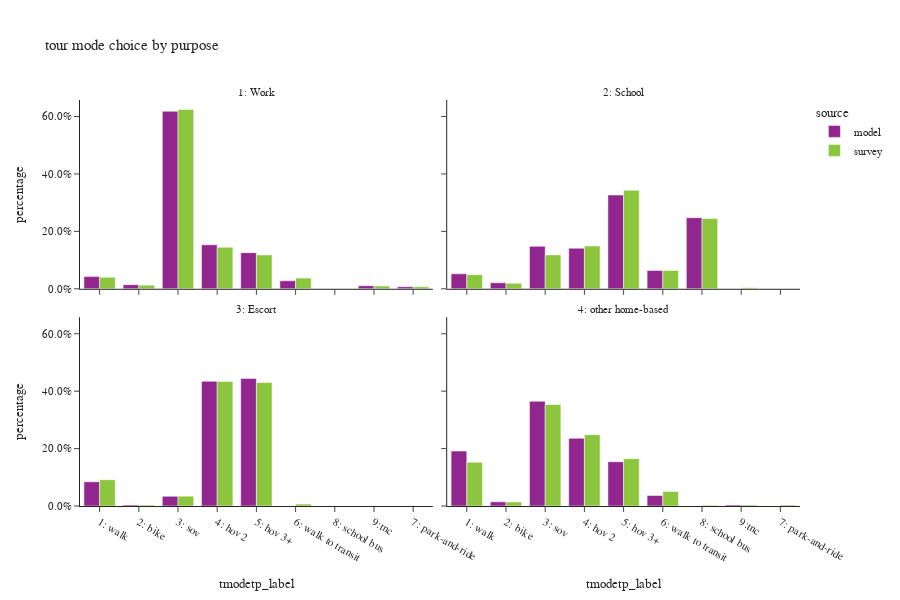

Here is the notebook cell this chart was saved with:
### Code cell
# plot mode choice by purpose
all_tour = df_tour.filter(pl.col('parent') == 0)
plot_mode_choice(all_tour,"tour mode choice by purpose")

### Figure 1 — Plotly figure (JSON) as saved in the notebook; plotly's stock layout.template omitted (floating-point values rounded to 4 significant figures)
{"data": [{"alignmentgroup": "True", "customdata": [[28], [44098], [242965], [199696], [22743], [981284], [11490], [67371], [17169]], "hovertemplate": "source=model<br>pdpurp_label=1: Work<br>tmodetp_label=%{x}<br>percentage=%{y}<br>sample_count=%{customdata[0]}<extra></extra>", "legendgroup": "model", "marker": {"color": "#91268F", "pattern": {"shape": ""}}, "name": "model", "offsetgroup": "model", "orientation": "v", "showlegend": true, "textposition": "auto", "type": "bar", "x": [null, "6: walk to transit", "4: hov 2", "5: hov 3+", "2: bike", "3: sov", "7: park-and-ride", "1: walk", "9:tnc"], "xaxis": "x3", "y": [1.765e-05, 0.02779, 0.1531, 0.1258, 0.01433, 0.6184, 0.007241, 0.04246, 0.01082], "yaxis": "y3"}, {"alignmentgroup": "True", "customdata": [[2], [38408], [85285], [149354], [196929], [12629], [89193], [31455], [9]], "hovertemplate": "source=model<br>pdpurp_label=2: School<br>tmodetp_label=%{x}<br>percentage=%{y}<br>sample_count=%{customdata[0]}<extra></extra>", "legendgroup": "model", "marker": {"color": "#91268F", "pattern": {"shape": ""}}, "name": "model", "offsetgroup": "model", "orientation": "v", "showlegend": false, "textposition": "auto", "type": "bar", "x": [null, "6: walk to transit", "4: hov 2", "8: school bus", "5: hov 3+", "2: bike", "3: sov", "1: walk", "9:tnc"], "xaxis": "x4", "y": [3.315e-06, 0.06367, 0.1414, 0.2476, 0.3264, 0.02093, 0.1479, 0.05214, 1.492e-05], "yaxis": "y4"}, {"alignmentgroup": "True", "customdata": [[277348], [2111], [271000], [10], [52641], [21078]], "hovertemplate": "source=model<br>pdpurp_label=3: Escort<br>tmodetp_label=%{x}<br>percentage=%{y}<br>sample_count=%{customdata[0]}<extra></extra>", "legendgroup": "model", "marker": {"color": "#91268F", "pattern": {"shape": ""}}, "name": "model", "offsetgroup": "model", "orientation": "v", "showlegend": false, "textposition": "auto", "type": "bar", "x": ["5: hov 3+", "2: bike", "4: hov 2", null, "1: walk", "3: sov"], "xaxis": "x", "y": [0.4443, 0.003382, 0.4342, 1.602e-05, 0.08434, 0.03377], "yaxis": "y"}, {"alignmentgroup": "True", "customdata": [[80], [104181], [673403], [41070], [440303], [546671], [1041875], [9752]], "hovertemplate": "source=model<br>pdpurp_label=4: other home-based<br>tmodetp_label=%{x}<br>percentage=%{y}<br>sample_count=%{customdata[0]}<extra></extra>", "legendgroup": "model", "marker": {"color": "#91268F", "pattern": {"shape": ""}}, "name": "model", "offsetgroup": "model", "orientation": "v", "showlegend": false, "textposition": "auto", "type": "bar", "x": [null, "6: walk to transit", "4: hov 2", "2: bike", "5: hov 3+", "1: walk", "3: sov", "9:tnc"], "xaxis": "x2", "y": [2.8e-05, 0.03646, 0.2357, 0.01437, 0.1541, 0.1913, 0.3646, 0.003413], "yaxis": "y2"}, {"alignmentgroup": "True", "customdata": [[15], [366], [254], [136], [108], [1405], [241], [28], [23]], "hovertemplate": "source=survey<br>pdpurp_label=1: Work<br>tmodetp_label=%{x}<br>percentage=%{y}<br>sample_count=%{customdata[0]}<extra></extra>", "legendgroup": "survey", "marker": {"color": "#8CC63E", "pattern": {"shape": ""}}, "name": "survey", "offsetgroup": "survey", "orientation": "v", "showlegend": true, "textposition": "auto", "type": "bar", "x": [null, "6: walk to transit", "4: hov 2", "2: bike", "5: hov 3+", "3: sov", "1: walk", "7: park-and-ride", "9:tnc"], "xaxis": "x3", "y": [0.0064, 0.0372, 0.1445, 0.01269, 0.1179, 0.6247, 0.0399, 0.007049, 0.009714], "yaxis": "y3"}, {"alignmentgroup": "True", "customdata": [[3], [61], [93], [159], [189], [22], [47], [76], [4]], "hovertemplate": "source=survey<br>pdpurp_label=2: School<br>tmodetp_label=%{x}<br>percentage=%{y}<br>sample_count=%{customdata[0]}<extra></extra>", "legendgroup": "survey", "marker": {"color": "#8CC63E", "pattern": {"shape": ""}}, "name": "survey", "offsetgroup": "survey", "orientation": "v", "showlegend": false, "textposition": "auto", "type": "bar", "x": [null, "6: walk to transit", "4: hov 2", "8: school bus", "5: hov 3+", "2: bike", "3: sov", "1: walk", "9:tnc"], "xaxis": "x4", "y": [0.009809, 0.06381, 0.149, 0.2444, 0.3432, 0.01933, 0.1181, 0.04906, 0.00329], "yaxis": "y4"}, {"alignmentgroup": "True", "customdata": [[252], [15], [3], [342], [11], [3], [1], [102], [45]], "hovertemplate": "source=survey<br>pdpurp_label=3: Escort<br>tmodetp_label=%{x}<br>percentage=%{y}<br>sample_count=%{customdata[0]}<extra></extra>", "legendgroup": "survey", "marker": {"color": "#8CC63E", "pattern": {"shape": ""}}, "name": "survey", "offsetgroup": "survey", "orientation": "v", "showlegend": false, "textposition": "auto", "type": "bar", "x": ["5: hov 3+", "2: bike", "8: school bus", "4: hov 2", "6: walk to transit", null, "9:tnc", "1: walk", "3: sov"], "xaxis": "x", "y": [0.43, 0.003116, 0.0003998, 0.4335, 0.006584, 0.0004713, 1.057e-05, 0.09166, 0.0343], "yaxis": "y"}, {"alignmentgroup": "True", "customdata": [[28], [330], [7], [1241], [655], [156], [1717], [22], [2088], [34]], "hovertemplate": "source=survey<br>pdpurp_label=4: other home-based<br>tmodetp_label=%{x}<br>percentage=%{y}<br>sample_count=%{customdata[0]}<extra></extra>", "legendgroup": "survey", "marker": {"color": "#8CC63E", "pattern": {"shape": ""}}, "name": "survey", "offsetgroup": "survey", "orientation": "v", "showlegend": false, "textposition": "auto", "type": "bar", "x": [null, "6: walk to transit", "8: school bus", "4: hov 2", "5: hov 3+", "2: bike", "1: walk", "7: park-and-ride", "3: sov", "9:tnc"], "xaxis": "x2", "y": [0.006728, 0.05056, 0.002599, 0.2484, 0.1649, 0.01372, 0.1526, 0.003543, 0.3533, 0.003658], "yaxis": "y2"}], "layout": {"annotations": [{"font": {}, "showarrow": false, "text": "3: Escort", "x": 0.245, "xanchor": "center", "xref": "paper", "y": 0.465, "yanchor": "bottom", "yref": "paper"}, {"font": {}, "showarrow": false, "text": "4: other home-based", "x": 0.755, "xanchor": "center", "xref": "paper", "y": 0.465, "yanchor": "bottom", "yref": "paper"}, {"font": {}, "showarrow": false, "text": "1: Work", "x": 0.245, "xanchor": "center", "xref": "paper", "y": 1.0, "yanchor": "bottom", "yref": "paper"}, {"font": {}, "showarrow": false, "text": "2: School", "x": 0.755, "xanchor": "center", "xref": "paper", "y": 1.0, "yanchor": "bottom", "yref": "paper"}], "barmode": "group", "font": {"size": 11}, "height": 600, "legend": {"title": {"text": "source"}, "tracegroupgap": 0}, "title": {"text": "tour mode choice by purpose"}, "width": 900, "xaxis": {"anchor": "y", "categoryorder": "category ascending", "domain": [0, 0.49], "dtick": 1, "title": {"text": "tmodetp_label"}}, "xaxis2": {"anchor": "y2", "domain": [0.51, 1], "matches": "x", "title": {"text": "tmodetp_label"}}, "xaxis3": {"anchor": "y3", "domain": [0, 0.49], "matches": "x", "showticklabels": false}, "xaxis4": {"anchor": "y4", "domain": [0.51, 1], "matches": "x", "showticklabels": false}, "yaxis": {"anchor": "x", "domain": [0, 0.465], "tickformat": ".1%", "title": {"text": "percentage"}}, "yaxis2": {"anchor": "x2", "domain": [0, 0.465], "matches": "y", "showticklabels": false, "tickformat": ".1%"}, "yaxis3": {"anchor": "x3", "domain": [0.535, 1.0], "matches": "y", "tickformat": ".1%", "title": {"text": "percentage"}}, "yaxis4": {"anchor": "x4", "domain": [0.535, 1.0], "matches": "y", "showticklabels": false, "tickformat": ".1%"}}}
